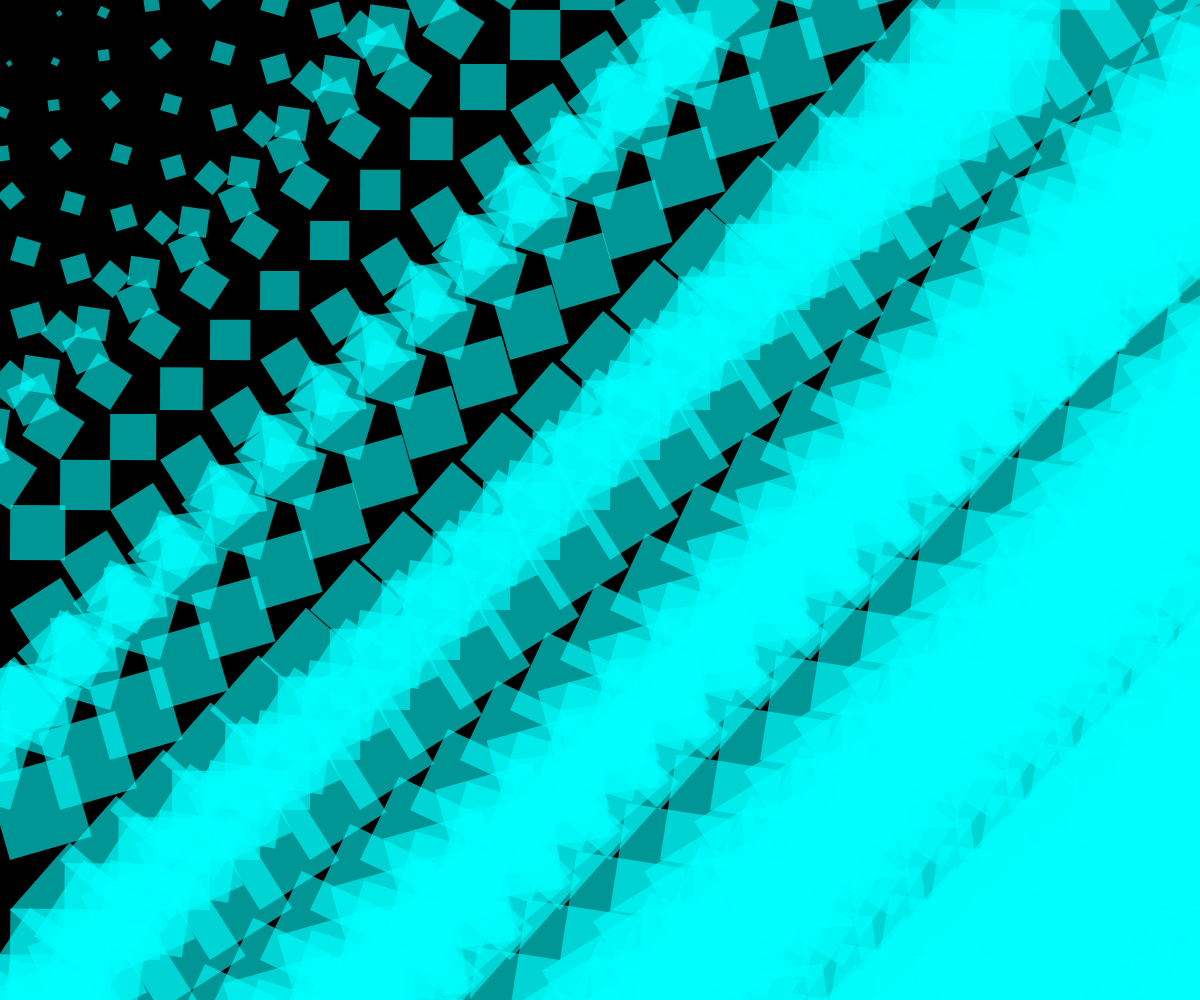
Frame 1 (no input)
Frame 60 (no input): identical to frame 1, image omitted
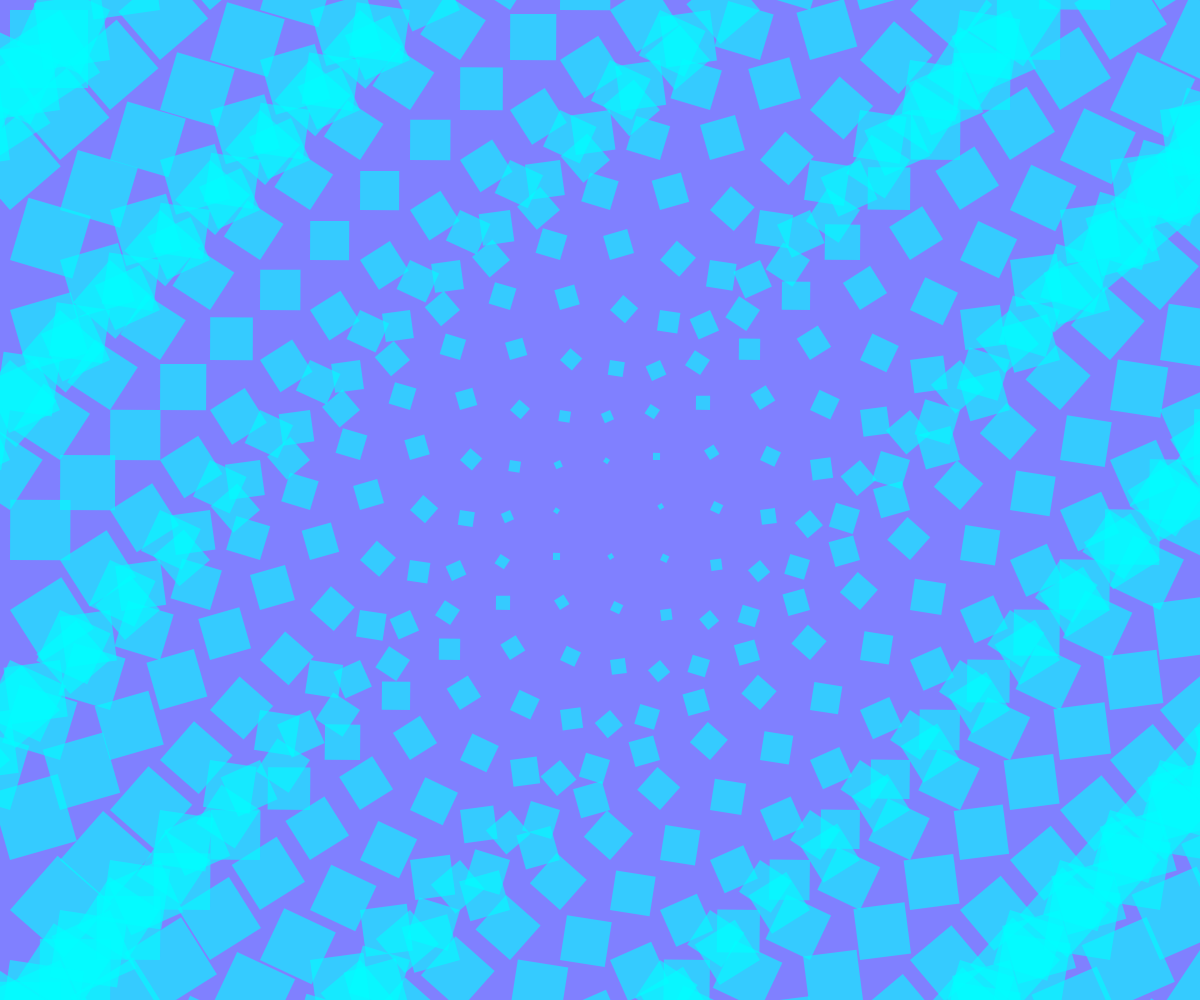
Frame 120 (the mouse pressed at the canvas centre since frame 60)

The p5.js sketch that drew these frames (run headless with seeded random() and noise() and a simulated clock; from frame 60 on, the mouse is pressed at the canvas centre):

// p5.js sketch
// ── sketch.js
var rot = 0;
var red;
var green;
var blue;

function setup() {
  createCanvas(windowWidth, windowHeight);
  background(0,0,255)
  smooth();
  noStroke();
}
function draw_rotating_rectangle(x, y, rect_size, r) {
  this.x = x;
  this.y = y;
  this.rect_size = rect_size;
  this.r = r;
  translate(x, y);
  rotate(r);
  fill(0,255,255,150);
  rect(0, 0, rect_size, rect_size);
  resetMatrix();
}
function draw() {
  rect(0,0,width,height);
    red=255.0/width*mouseX;
    green=255.0/height*mouseY;
    blue=255.0/width+height*mouseY+mouseY;

  background(red, green, blue);

  var x = 0;
  while (x < 30) {
    var y = 0;
    while (y < 30) { 
      // we give a unique rotation amount to each rectangle, depending
      // on which column and row the rectangle is located (x and y)
      draw_rotating_rectangle(x*50+10, y*50+10, sqrt(pow(mouseX-x*50,2)+pow(mouseY-y*50,2))/10, x+y );
      y = y + 1;
    }
    x = x + 1;
  }
  rot = rot + map(mouseX, 0, width, 0.2, 0.8);
}
